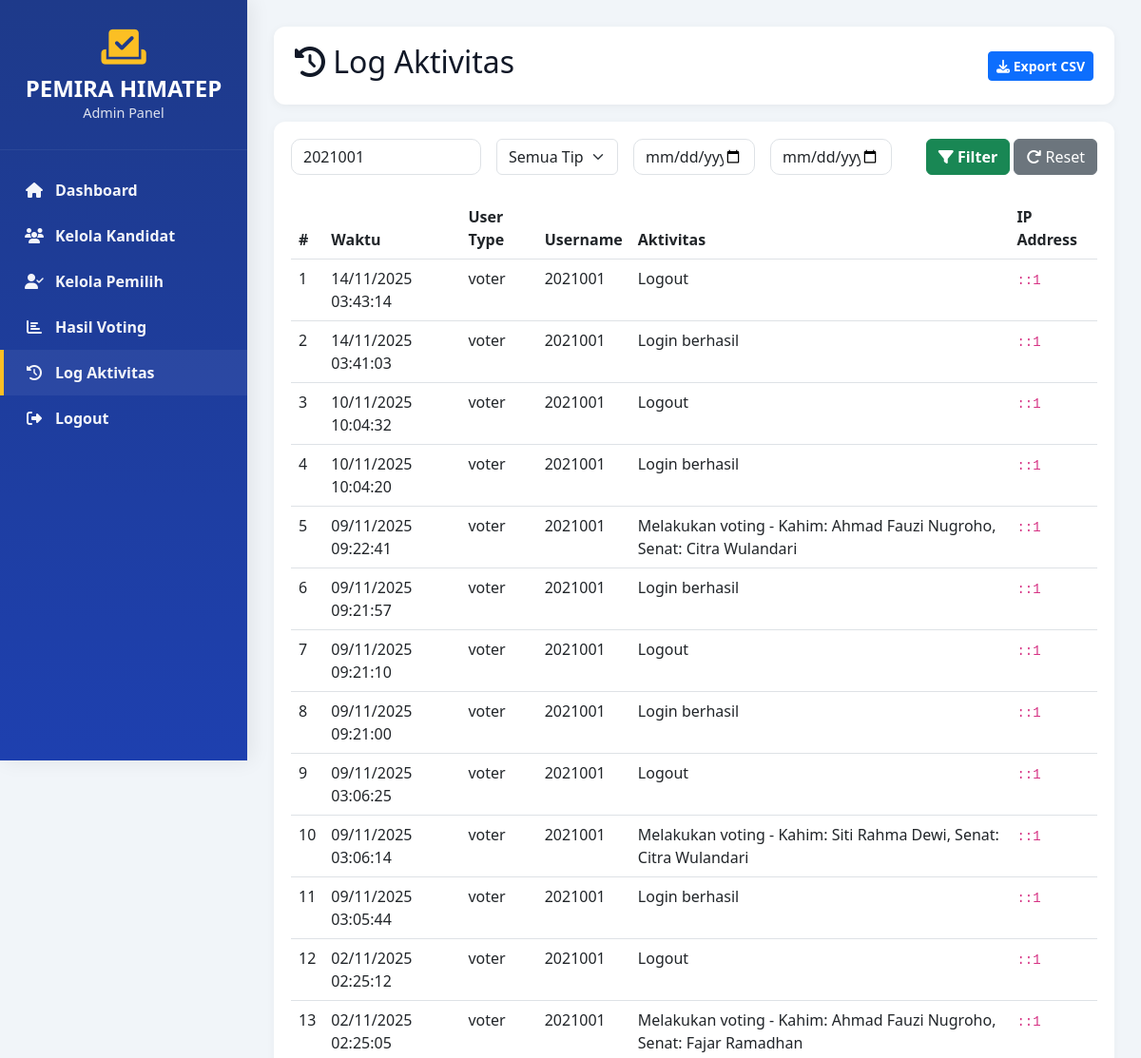
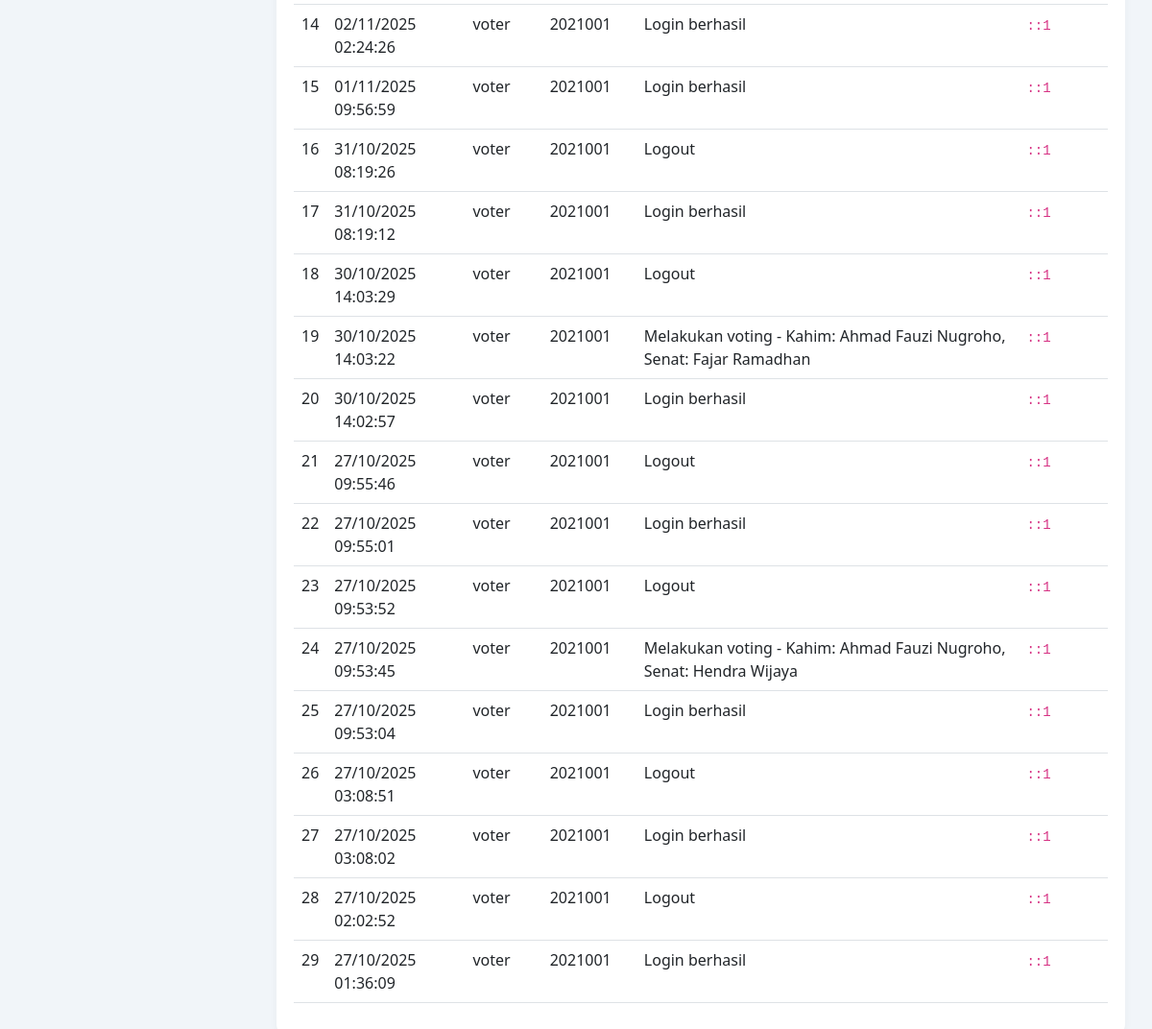
The app's page /admin/logs.php?user=2021001 (signed in) with its own data (2 pictures, top to bottom).
### tables this page shows
CREATE TABLE `activity_logs` (
  `id` int(11) NOT NULL,
  `user_type` enum('voter','admin') NOT NULL,
  `user_id` int(11) NOT NULL,
  `username` varchar(50) NOT NULL,
  `activity` text NOT NULL,
  `ip_address` varchar(45) NOT NULL,
  `created_at` timestamp NOT NULL DEFAULT current_timestamp()
);

### config/database.php (called while the page is built, shortened)
<?php
$dsn = 'mysql:host=' . DB_HOST . ';dbname=' . DB_NAME . ';charset=utf8mb4';
try {
    $pdo = new PDO($dsn, DB_USER, DB_PASS, [
        PDO::ATTR_ERRMODE            => PDO::ERRMODE_EXCEPTION,
        PDO::ATTR_DEFAULT_FETCH_MODE => PDO::FETCH_ASSOC,
        PDO::ATTR_EMULATE_PREPARES   => false,
    ]);
} catch (Throwable $e) {
    http_response_code(500);
    die('Database connection failed.');
}
function pdo(): PDO {
    global $pdo;
    return $pdo;
}
function clean_input(?string $val): string {
    return trim((string)$val);
}

### admin/logs.php (the view, shortened to what this page needs)
<?php
require_once '../config/database.php';
$filter_user = clean_input($_GET['user'] ?? '');
$from_date   = clean_input($_GET['from'] ?? '');
$to_date     = clean_input($_GET['to'] ?? '');
$where = [];
$params = [];
if ($filter_user !== '') {
    $where[] = "username LIKE :user";
    $params[':user'] = '%' . $filter_user . '%';
}
$sql = "SELECT * FROM activity_logs";
if ($where) $sql .= ' WHERE ' . implode(' AND ', $where);
$sql .= " ORDER BY created_at DESC LIMIT 1000";
$st = pdo()->prepare($sql);
$st->execute($params);
$logs = $st->fetchAll();
?>
<!DOCTYPE html>
<html lang="id">
<head>
    <link href="https://cdn.jsdelivr.net/npm/bootstrap@5.3.0/dist/css/bootstrap.min.css" rel="stylesheet">
    <link rel="stylesheet" href="../assets/css/style.css">
    <link rel="stylesheet" href="https://cdnjs.cloudflare.com/ajax/libs/font-awesome/6.4.0/css/all.min.css">
</head>
<body>
    <div class="sidebar">
        <div class="sidebar-header">
            <i class="fas fa-vote-yea" style="font-size: 42px; color: #fbbf24;"></i>
            <h4>PEMIRA HIMATEP</h4>
            <p>Admin Panel</p>
        </div>
        <div class="sidebar-menu">
            <a href="dashboard.php"><i class="fas fa-home"></i> Dashboard</a>
            <a href="candidates.php"><i class="fas fa-users"></i> Kelola Kandidat</a>
            <a href="voters.php"><i class="fas fa-user-check"></i> Kelola Pemilih</a>
            <a href="results.php"><i class="fas fa-chart-bar"></i> Hasil Voting</a>
            <a href="logs.php" class="active"><i class="fas fa-history"></i> Log Aktivitas</a>
            <a href="logout.php"><i class="fas fa-sign-out-alt"></i> Logout</a>
        </div>
    </div>
    <div class="main-content">
        <div class="top-bar">
            <h2><i class="fas fa-history"></i> Log Aktivitas</h2>
            <div>
                <a href="?export=csv&<?php echo http_build_query($_GET); ?>" class="btn btn-sm btn-primary">
                    <i class="fas fa-download"></i> Export CSV
                </a>
            </div>
        </div>
        <div class="content-card">
            <form class="row g-3 mb-4" method="GET" action="logs.php">
                <div class="col-md-3">
                    <input type="text" name="user" class="form-control" placeholder="Cari username..." value="<?php echo htmlspecialchars($filter_user); ?>">
                </div>
                <div class="col-md-2">
                    <select name="type" class="form-select">
                        <option value="">Semua Tipe</option>
                    </select>
                </div>
                <div class="col-md-2">
                    <input type="date" name="from" class="form-control" value="<?php echo htmlspecialchars($from_date); ?>">
                </div>
                <div class="col-md-2">
                    <input type="date" name="to" class="form-control" value="<?php echo htmlspecialchars($to_date); ?>">
                </div>
                <div class="col-md-3 text-end">
                    <button type="submit" class="btn btn-success"><i class="fas fa-filter"></i> Filter</button>
                    <a href="logs.php" class="btn btn-secondary"><i class="fas fa-redo"></i> Reset</a>
                </div>
            </form>
            <div class="table-responsive">
                <table class="table table-hover table-custom">
                    <thead>
                        <tr>
                            <th>#</th>
                            <th>Waktu</th>
                            <th>User Type</th>
                            <th>Username</th>
                            <th>Aktivitas</th>
                            <th>IP Address</th>
                        </tr>
                    </thead>
                    <tbody>
                        <?php if (count($logs) === 0): ?>
                            <tr><td colspan="6" class="text-center">Tidak ada log yang ditemukan</td></tr>
                        <?php else: foreach ($logs as $i => $log): ?>
                            <tr>
                                <td><?php echo $i + 1; ?></td>
                                <td><?php echo date('d/m/Y H:i:s', strtotime($log['created_at'])); ?></td>
                                <td><?php echo htmlspecialchars($log['user_type']); ?></td>
                                <td><?php echo htmlspecialchars($log['username']); ?></td>
                                <td><?php echo htmlspecialchars($log['activity']); ?></td>
                                <td><code><?php echo htmlspecialchars($log['ip_address']); ?></code></td>
                            </tr>
                        <?php endforeach; endif; ?>
                    </tbody>
                </table>
            </div>
        </div>
    </div>
</body>
</html>

### assets/css/style.css (style rules this page uses)
:root { --primary-color:#1e3a8a; --accent-color:#0ea5e9; --secondary-color:#fbbf24; --success-color:#10b981; --danger-color:#ef4444; --bg:#f1f5f9; --card-bg: #ffffff; --muted: #64748b; --radius: 12px; --glass: rgba(255,255,255,0.6); }
* { box-sizing:border-box }
body { margin:0; font-family: "Segoe UI", Tahoma, Geneva, Verdana, sans-serif; background:var(--bg); color:#111827; -webkit-font-smoothing:antialiased; -moz-osx-font-smoothing:grayscale; }
.sidebar { background: linear-gradient(180deg, var(--primary-color), #1e40af); min-height:100vh; position:fixed; left:0; top:0; width:260px; color:white; box-shadow: 4px 0 20px rgba(0,0,0,0.08); }
.sidebar-header { padding:28px 20px; text-align:center; border-bottom:1px solid rgba(255,255,255,0.06); }
.sidebar-header h4 { margin:8px 0 0 0; font-weight:700 }
.sidebar-header p { margin:0;opacity:0.85;font-size:0.9rem }
.sidebar-menu { padding:18px 0 }
.sidebar-menu a { display:flex; gap:12px; align-items:center; padding:12px 22px; color:rgba(255,255,255,0.95); text-decoration:none; font-weight:600; border-left:4px solid transparent; }
.sidebar-menu a i { width:20px;text-align:center }
.sidebar-menu a:hover, .sidebar-menu a.active { background: rgba(255,255,255,0.06); border-left-color: var(--secondary-color); }
.main-content { margin-left:260px;padding:28px }
.top-bar { background:var(--card-bg); padding:18px 22px; border-radius:12px; box-shadow:0 2px 10px rgba(0,0,0,0.05); display:flex; justify-content:space-between; align-items:center }
.content-card { background:var(--card-bg); border-radius:12px; padding:18px; box-shadow:0 2px 10px rgba(0,0,0,0.04); margin-top:18px }
.table-custom thead { background:#f8fafc }
.btn-primary, .btn-success, .btn-danger, .btn-info { font-weight:700 }
.form-control { border-radius:10px }

### records on screen
activity_logs: created_at "14/11/2025 03:43:14", user_type "voter", username "2021001", activity "Logout", ip_address "::1"
activity_logs: created_at "14/11/2025 03:41:03", user_type "voter", username "2021001", activity "Login berhasil", ip_address "::1"
activity_logs: created_at "10/11/2025 10:04:32", user_type "voter", username "2021001", activity "Logout", ip_address "::1"
activity_logs: created_at "10/11/2025 10:04:20", user_type "voter", username "2021001", activity "Login berhasil", ip_address "::1"
activity_logs: created_at "09/11/2025 09:22:41", user_type "voter", username "2021001", activity "Melakukan voting - Kahim: Ahmad Fauzi Nugroho, Senat: Citra Wulandari", ip_address "::1"
activity_logs: created_at "09/11/2025 09:21:57", user_type "voter", username "2021001", activity "Login berhasil", ip_address "::1"
activity_logs: created_at "09/11/2025 09:21:10", user_type "voter", username "2021001", activity "Logout", ip_address "::1"
activity_logs: created_at "09/11/2025 09:21:00", user_type "voter", username "2021001", activity "Login berhasil", ip_address "::1"
activity_logs: created_at "09/11/2025 03:06:25", user_type "voter", username "2021001", activity "Logout", ip_address "::1"
activity_logs: created_at "09/11/2025 03:06:14", user_type "voter", username "2021001", activity "Melakukan voting - Kahim: Siti Rahma Dewi, Senat: Citra Wulandari", ip_address "::1"
activity_logs: created_at "09/11/2025 03:05:44", user_type "voter", username "2021001", activity "Login berhasil", ip_address "::1"
activity_logs: created_at "02/11/2025 02:25:12", user_type "voter", username "2021001", activity "Logout", ip_address "::1"
activity_logs: created_at "02/11/2025 02:25:05", user_type "voter", username "2021001", activity "Melakukan voting - Kahim: Ahmad Fauzi Nugroho, Senat: Fajar Ramadhan", ip_address "::1"
activity_logs: created_at "02/11/2025 02:24:26", user_type "voter", username "2021001", activity "Login berhasil", ip_address "::1"
activity_logs: created_at "01/11/2025 09:56:59", user_type "voter", username "2021001", activity "Login berhasil", ip_address "::1"
activity_logs: created_at "31/10/2025 08:19:26", user_type "voter", username "2021001", activity "Logout", ip_address "::1"
activity_logs: created_at "31/10/2025 08:19:12", user_type "voter", username "2021001", activity "Login berhasil", ip_address "::1"
activity_logs: created_at "30/10/2025 14:03:29", user_type "voter", username "2021001", activity "Logout", ip_address "::1"
activity_logs: created_at "30/10/2025 14:03:22", user_type "voter", username "2021001", activity "Melakukan voting - Kahim: Ahmad Fauzi Nugroho, Senat: Fajar Ramadhan", ip_address "::1"
activity_logs: created_at "30/10/2025 14:02:57", user_type "voter", username "2021001", activity "Login berhasil", ip_address "::1"
activity_logs: created_at "27/10/2025 09:55:46", user_type "voter", username "2021001", activity "Logout", ip_address "::1"
activity_logs: created_at "27/10/2025 09:55:01", user_type "voter", username "2021001", activity "Login berhasil", ip_address "::1"
activity_logs: created_at "27/10/2025 09:53:52", user_type "voter", username "2021001", activity "Logout", ip_address "::1"
activity_logs: created_at "27/10/2025 09:53:45", user_type "voter", username "2021001", activity "Melakukan voting - Kahim: Ahmad Fauzi Nugroho, Senat: Hendra Wijaya", ip_address "::1"
activity_logs: created_at "27/10/2025 09:53:04", user_type "voter", username "2021001", activity "Login berhasil", ip_address "::1"
activity_logs: created_at "27/10/2025 03:08:51", user_type "voter", username "2021001", activity "Logout", ip_address "::1"
activity_logs: created_at "27/10/2025 03:08:02", user_type "voter", username "2021001", activity "Login berhasil", ip_address "::1"
activity_logs: created_at "27/10/2025 02:02:52", user_type "voter", username "2021001", activity "Logout", ip_address "::1"
activity_logs: created_at "27/10/2025 01:36:09", user_type "voter", username "2021001", activity "Login berhasil", ip_address "::1"
